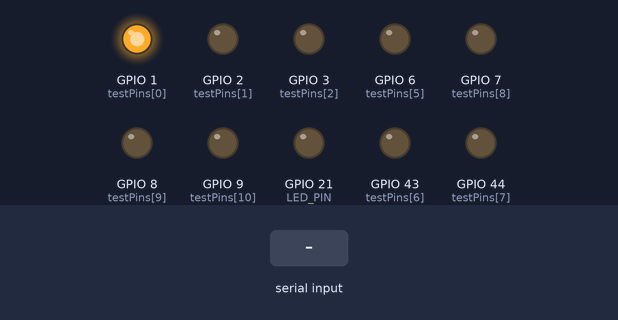
Recording of a sketch running on a simulated Seeed XIAO ESP32-S3. Parts: output pins drawn as LEDs (lit = HIGH). The test bench sets the inputs (shaded band). A WiFi scan finds three made-up networks; nothing arrives over Bluetooth unless stated; a phone connects over Bluetooth LE 3 s after start; pins used as bus, display or sensor lines are not drawn; what the sketch prints to the serial monitor is not drawn.

Above: at 9.9 s.
10.0 s: "1" received over Serial
At 10.5 s:
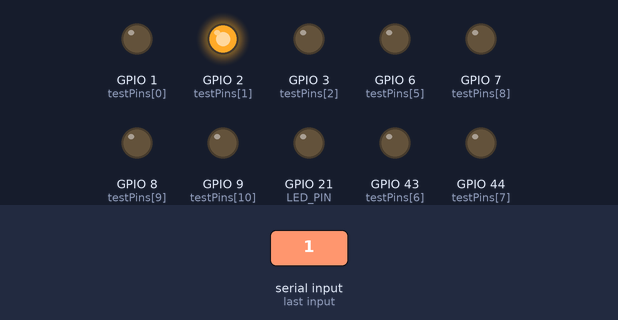
11.5 s: "0" received over Serial
At 12.4 s:
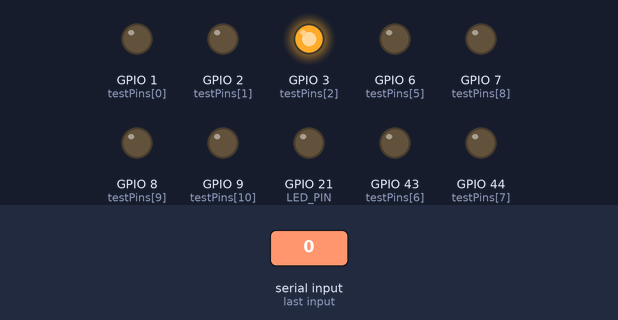
At 17.9 s:
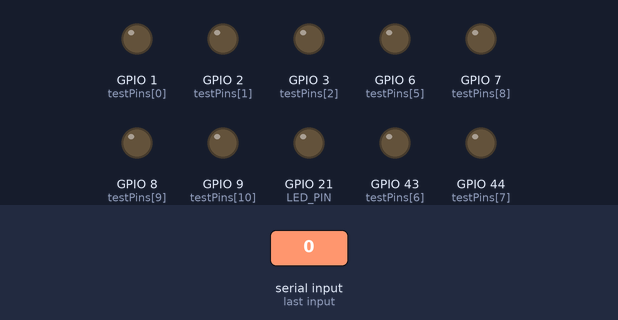
Timing chart, 0 to 33.0 s (numbered marks = the images above; inputs shaded):
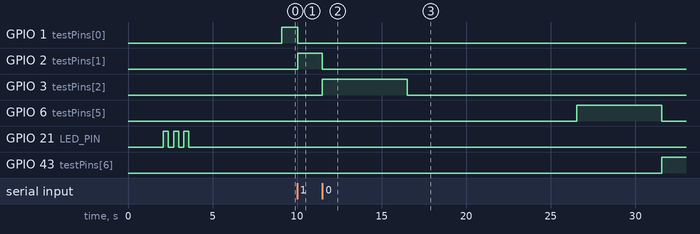

The sketch:

xiao_test.ino
```cpp
/*
 * XIAO ESP32-S3 Plus — Hardware Test
 *
 * Runs through each subsystem and reports results over Serial (115200).
 * Tests: Serial, LED, WiFi, BLE, GPIO digital output, ADC, I2C scan.
 *
 * Board: XIAO_ESP32S3 PLUS in Arduino IDE
 * Kevin Walker 17 MAR 2026
 */

#include <WiFi.h>
#include <BLEDevice.h>
#include <BLEUtils.h>
#include <BLEServer.h>
#include <Wire.h>

#define LED_PIN 21

const int testPins[] = { D0, D1, D2, D3, D4, D5, D6, D7, D8, D9, D10 };
const char* pinNames[] = {
  "D0 (GPIO1)", "D1 (GPIO2)", "D2 (GPIO3)", "D3 (GPIO4)",
  "D4 (GPIO5/SDA)", "D5 (GPIO6/SCL)", "D6 (GPIO43/TX)", "D7 (GPIO44/RX)",
  "D8 (GPIO7/SCK)", "D9 (GPIO8/MISO)", "D10 (GPIO9/MOSI)"
};
const int NUM_PINS = sizeof(testPins) / sizeof(testPins[0]);

const int analogPins[] = { A0, A1, A2, A3 };
const char* analogNames[] = { "A0 (D0)", "A1 (D1)", "A2 (D2)", "A3 (D3)" };
const int NUM_ANALOG = sizeof(analogPins) / sizeof(analogPins[0]);

void printHeader(const char* title) {
  Serial.println();
  Serial.println("════════════════════════════════════════");
  Serial.print("  ");
  Serial.println(title);
  Serial.println("════════════════════════════════════════");
}

// ── Test 1: Serial ──────────────────────────────────────────
void testSerial() {
  printHeader("TEST 1: Serial Communication");
  Serial.println("  If you can read this, Serial is OK.");
  Serial.print("  CPU freq: ");
  Serial.print(getCpuFrequencyMhz());
  Serial.println(" MHz");
  Serial.print("  Flash size: ");
  Serial.print(ESP.getFlashChipSize() / 1024 / 1024);
  Serial.println(" MB");
  Serial.print("  Free heap: ");
  Serial.print(ESP.getFreeHeap());
  Serial.println(" bytes");
  Serial.print("  PSRAM size: ");
  Serial.print(ESP.getPsramSize() / 1024);
  Serial.println(" KB");
  Serial.println("  RESULT: PASS");
}

// ── Test 2: Built-in LED ────────────────────────────────────
void testLED() {
  printHeader("TEST 2: Built-in LED (GPIO 21)");
  pinMode(LED_PIN, OUTPUT);
  Serial.println("  Blinking 3 times...");
  for (int i = 0; i < 3; i++) {
    digitalWrite(LED_PIN, HIGH);
    delay(300);
    digitalWrite(LED_PIN, LOW);
    delay(300);
  }
  Serial.println("  Did you see the LED blink? If yes, PASS.");
}

// ── Test 3: WiFi ────────────────────────────────────────────
void testWiFi() {
  printHeader("TEST 3: WiFi Scan");
  WiFi.mode(WIFI_STA);
  WiFi.disconnect();
  delay(100);

  Serial.println("  Scanning...");
  int n = WiFi.scanNetworks();
  if (n < 0) {
    Serial.println("  ERROR: WiFi scan failed!");
    Serial.println("  RESULT: FAIL");
  } else if (n == 0) {
    Serial.println("  No networks found (might be OK in shielded area).");
    Serial.println("  RESULT: WARN");
  } else {
    Serial.print("  Found ");
    Serial.print(n);
    Serial.println(" network(s):");
    for (int i = 0; i < n && i < 10; i++) {
      Serial.print("    ");
      Serial.print(i + 1);
      Serial.print(". ");
      Serial.print(WiFi.SSID(i));
      Serial.print("  (");
      Serial.print(WiFi.RSSI(i));
      Serial.println(" dBm)");
    }
    if (n > 10) {
      Serial.print("    ... and ");
      Serial.print(n - 10);
      Serial.println(" more");
    }
    Serial.println("  RESULT: PASS");
  }
  WiFi.mode(WIFI_OFF);
}

// ── Test 4: BLE ─────────────────────────────────────────────
void testBLE() {
  printHeader("TEST 4: BLE Advertise");
  Serial.println("  Initializing BLE...");

  BLEDevice::init("XIAO-Test");
  BLEServer* pServer = BLEDevice::createServer();

  BLEAdvertising* pAdv = BLEDevice::getAdvertising();
  pAdv->setScanResponse(true);
  pAdv->start();

  Serial.println("  Advertising as 'XIAO-Test' for 3 seconds...");
  Serial.println("  (check with a BLE scanner app on your phone)");
  delay(3000);

  pAdv->stop();
  BLEDevice::deinit(false);

  Serial.println("  BLE initialized and advertised successfully.");
  Serial.println("  RESULT: PASS");
}

// ── Test 5: GPIO Digital Output ─────────────────────────────
void testGPIO() {
  printHeader("TEST 5: GPIO Digital Output Sweep");
  Serial.println("  Each pin goes HIGH for 5 seconds.");
  Serial.println("  Check with LED + 220-330 ohm resistor to GND,");
  Serial.println("  or multimeter (~3.3V).");
  Serial.println("  Press any key in Serial Monitor to skip ahead.");
  Serial.println();

  for (int i = 0; i < NUM_PINS; i++) {
    // First make sure all pins are LOW
    for (int j = 0; j < NUM_PINS; j++) {
      pinMode(testPins[j], OUTPUT);
      digitalWrite(testPins[j], LOW);
    }

    Serial.print("  >> ");
    Serial.print(pinNames[i]);
    Serial.print(" = HIGH");

    pinMode(testPins[i], OUTPUT);
    digitalWrite(testPins[i], HIGH);

    unsigned long t0 = millis();
    bool skipped = false;
    while (millis() - t0 < 5000) {
      if (Serial.available()) {
        Serial.read();
        skipped = true;
        break;
      }
      delay(50);
    }

    digitalWrite(testPins[i], LOW);
    pinMode(testPins[i], INPUT);
    Serial.println(skipped ? "  (skipped)" : "");
  }

  // Reset all to input
  for (int i = 0; i < NUM_PINS; i++) {
    pinMode(testPins[i], INPUT);
  }

  Serial.println("  GPIO sweep complete.");
  Serial.println("  RESULT: manual verification needed");
}

// ── Test 6: Analog Read ─────────────────────────────────────
void testAnalog() {
  printHeader("TEST 6: Analog Read (ADC)");
  Serial.println("  Reading A0-A3. Touch a pin to see values change.");
  Serial.println("  Taking 3 readings per pin...");
  Serial.println();

  for (int i = 0; i < NUM_ANALOG; i++) {
    Serial.print("  ");
    Serial.print(analogNames[i]);
    Serial.print(": ");
    for (int r = 0; r < 3; r++) {
      int val = analogRead(analogPins[i]);
      Serial.print(val);
      if (r < 2) Serial.print(", ");
      delay(100);
    }
    Serial.println();
  }

  Serial.println();
  Serial.println("  Values should be 0-4095. Floating pins give random noise.");
  Serial.println("  RESULT: PASS (if values printed above)");
}

// ── Test 7: I2C Scan ────────────────────────────────────────
void testI2C() {
  printHeader("TEST 7: I2C Bus Scan (SDA=D4, SCL=D5)");

  Wire.begin(D4, D5);
  delay(100);

  int found = 0;
  Serial.println("  Scanning addresses 0x01 - 0x7F...");

  for (byte addr = 1; addr < 127; addr++) {
    Wire.beginTransmission(addr);
    byte err = Wire.endTransmission();
    if (err == 0) {
      Serial.print("  Found device at 0x");
      if (addr < 16) Serial.print("0");
      Serial.print(addr, HEX);

      if (addr == 0x28 || addr == 0x29)      Serial.print("  (BNO055)");
      else if (addr == 0x68 || addr == 0x69) Serial.print("  (MPU6050)");
      else if (addr == 0x76 || addr == 0x77) Serial.print("  (BMP280/BME280)");
      else if (addr == 0x3C || addr == 0x3D) Serial.print("  (OLED SSD1306)");

      Serial.println();
      found++;
    }
  }

  Wire.end();

  if (found == 0) {
    Serial.println("  No I2C devices found.");
    Serial.println("  (This is normal if nothing is connected.)");
  } else {
    Serial.print("  ");
    Serial.print(found);
    Serial.println(" device(s) found.");
  }
  Serial.println("  RESULT: PASS (bus operational)");
}

// ── Setup & Loop ────────────────────────────────────────────
void setup() {
  Serial.begin(115200);
  delay(2000);

  Serial.println();
  Serial.println("╔══════════════════════════════════════════╗");
  Serial.println("║  XIAO ESP32-S3 Plus — Hardware Test      ║");
  Serial.println("╚══════════════════════════════════════════╝");
  Serial.println();
  Serial.println("Open Serial Monitor at 115200 baud.");
  Serial.println("Tests will run automatically.");
  Serial.println("During GPIO test, press any key to skip a pin.");

  testSerial();
  testLED();
  testWiFi();
  testBLE();
  testGPIO();
  testAnalog();
  testI2C();

  printHeader("ALL TESTS COMPLETE");
  Serial.println("  Review results above.");
  Serial.println("  To re-run, press the RESET button.");
}

void loop() {
  delay(10000);
}
```

Measured:
- after the input at 10.0 s, GPIO 1 (testPins[0]): HIGH → LOW after 0.05 s; GPIO 2 (testPins[1]): LOW → HIGH after 0.05 s
- after the input at 11.5 s, GPIO 2 (testPins[1]): HIGH → LOW after 0.00 s instead of 3.6 s; GPIO 6 (testPins[5]): LOW → HIGH after 15.0 s instead of 18.6 s; GPIO 43 (testPins[6]): LOW → HIGH after 20.1 s
- by itself, GPIO 21 (LED_PIN): alternates HIGH for 0.30 s and LOW for 0.30 s, 6 changes in all, then stays LOW
